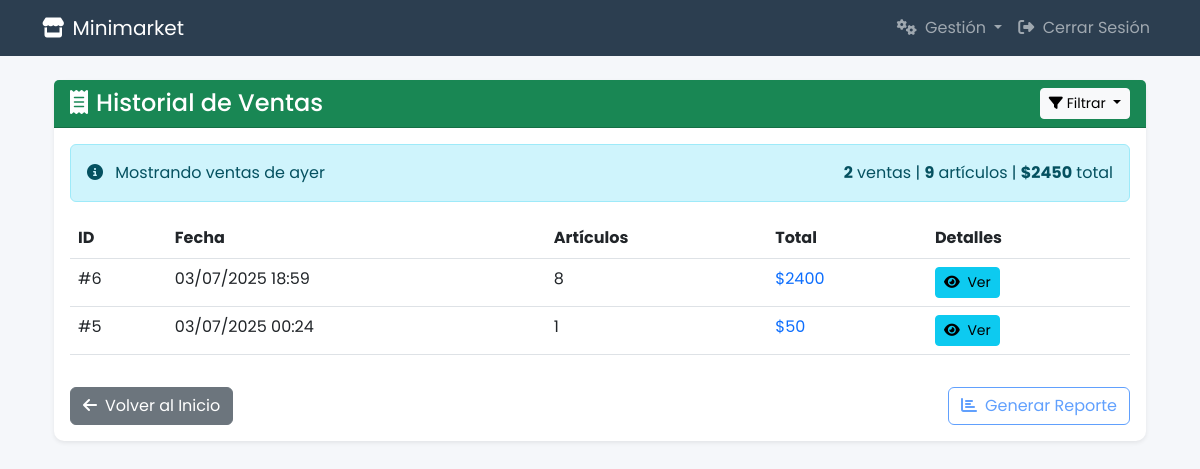
Screenshot of /historial/?dia=ayer (signed in) with the database file from the repository.
### Tienda/models.py (models this page shows, shortened)
class Venta(models.Model):
    empleado = models.ForeignKey(User, on_delete=models.PROTECT)
    fecha = models.DateTimeField(auto_now_add=True)
    total = models.PositiveIntegerField(default=0)
    cantidad_articulos = models.PositiveIntegerField(default=0)

### Tienda/views/sale_views.py (the view)
# urls.py: path('historial/', sale_views.historial_ventas, name='historial'),
@login_required
def historial_ventas(request):
    fecha_inicio = request.GET.get('fecha_inicio')
    fecha_fin = request.GET.get('fecha_fin')
    filtro_dia = request.GET.get('dia')
    ventas = Venta.objects.filter(empleado=request.user).order_by('-fecha')
    if fecha_inicio and fecha_fin:
        try:
            fecha_inicio = datetime.strptime(fecha_inicio, '%Y-%m-%d').date()
            fecha_fin = datetime.strptime(fecha_fin, '%Y-%m-%d').date() + timedelta(days=1)
            ventas = ventas.filter(fecha__range=[fecha_inicio, fecha_fin])
        except ValueError:
            messages.error(request, "Formato de fecha incorrecto. Use YYYY-MM-DD")
    elif filtro_dia:
        if filtro_dia == 'hoy':
            hoy = timezone.now().date()
            ventas = ventas.filter(fecha__date=hoy)
        elif filtro_dia == 'ayer':
            ayer = timezone.now().date() - timedelta(days=1)
            ventas = ventas.filter(fecha__date=ayer)
        elif filtro_dia == 'semana':
            semana_pasada = timezone.now().date() - timedelta(days=7)
            ventas = ventas.filter(fecha__date__gte=semana_pasada)
    ventas_con_detalles = []
    for venta in ventas:
        detalles = DetalleVenta.objects.filter(venta=venta).select_related('producto')
        ventas_con_detalles.append({
            'venta': venta,
            'detalles': detalles
        })
    total_ventas = sum(venta.total for venta in ventas)
    total_articulos = sum(venta.cantidad_articulos for venta in ventas)
    context = {
        'ventas_con_detalles': ventas_con_detalles,
        'total_ventas': total_ventas,
        'total_articulos': total_articulos,
        'fecha_inicio': fecha_inicio.strftime('%Y-%m-%d') if fecha_inicio else '',
        'fecha_fin': (datetime.strptime(fecha_fin, '%Y-%m-%d').date() - timedelta(days=1)).strftime('%Y-%m-%d') if fecha_fin else '',
        'filtro_dia': filtro_dia
    }
    return render(request, 'Tienda/historial.html', context)

### Tienda/templates/Tienda/historial.html (shortened to what this page needs)
{% extends 'Tienda/base_layout.html' %}
{% block content %}
<div class="container mt-4">
    <div class="row">
        <div class="col-lg-12 mb-4">
            <div class="card border-0 shadow-sm">
                <div class="card-header bg-success text-white">
                    <div class="d-flex justify-content-between align-items-center">
                        <h4 class="mb-0"><i class="fas fa-receipt me-2"></i>Historial de Ventas</h4>
                        <div class="dropdown">
                            <button class="btn btn-light btn-sm dropdown-toggle" type="button" id="dropdownMenuButton" data-bs-toggle="dropdown" aria-expanded="false">
                                <i class="fas fa-filter me-1"></i>Filtrar
                            </button>
                        </div>
                    </div>
                </div>
                <div class="card-body">
                    <div class="alert alert-info d-flex justify-content-between">
                        <div>
                            <i class="fas fa-info-circle me-2"></i>
                            {% if filtro_dia == 'hoy' %}
                                Mostrando ventas de hoy
                            {% elif filtro_dia == 'ayer' %}
                                Mostrando ventas de ayer
                            {% elif filtro_dia == 'semana' %}
                                Mostrando ventas de los últimos 7 días
                            {% elif fecha_inicio and fecha_fin %}
                                Mostrando ventas desde {{ fecha_inicio }} hasta {{ fecha_fin }}
                            {% else %}
                                Mostrando todas las ventas
                            {% endif %}
                        </div>
                        <div>
                            <strong>{{ ventas_con_detalles|length }}</strong> ventas |
                            <strong>{{ total_articulos }}</strong> artículos |
                            <strong>${{ total_ventas }}</strong> total
                        </div>
                    </div>
                    {% if ventas_con_detalles %}
                    <div class="table-responsive">
                        <table class="table table-hover">
                            <thead>
                                <tr>
                                    <th>ID</th>
                                    <th>Fecha</th>
                                    <th>Artículos</th>
                                    <th>Total</th>
                                    <th>Detalles</th>
                                </tr>
                            </thead>
                            <tbody>
                                {% for venta_data in ventas_con_detalles %}
                                {% with venta=venta_data.venta detalles=venta_data.detalles %}
                                <tr>
                                    <td>#{{ venta.id }}</td>
                                    <td>{{ venta.fecha|date:"d/m/Y H:i" }}</td>
                                    <td>{{ venta.cantidad_articulos }}</td>
                                    <td class="text-primary">${{ venta.total }}</td>
                                    <td>
                                        <button class="btn btn-sm btn-info" data-bs-toggle="collapse" data-bs-target="#detalles-{{ venta.id }}">
                                            <i class="fas fa-eye me-1"></i> Ver
                                        </button>
                                    </td>
                                </tr>
                                {% endwith %}
                                {% endfor %}
                            </tbody>
                        </table>
                    </div>
                    {% else %}
                    <div class="alert alert-warning">
                        <i class="fas fa-exclamation-triangle me-2"></i>
                        No se encontraron ventas con los filtros seleccionados.
                    </div>
                    {% endif %}
                    <div class="d-flex justify-content-between mt-3">
                        <a href="{% url 'home' %}" class="btn btn-secondary">
                            <i class="fas fa-arrow-left me-2"></i>Volver al Inicio
                        </a>
                        <div class="btn-group">
                            <button class="btn btn-outline-primary" disabled>
                                <i class="fas fa-chart-bar me-2"></i>Generar Reporte
                            </button>
                        </div>
                    </div>
                </div>
            </div>
        </div>
    </div>
</div>
{% endblock %}

### Tienda/templates/Tienda/base_layout.html (style rules this page uses)
:root { --primary-color: #2c3e50; --secondary-color: #3498db; --accent-color: #e74c3c; }
body { font-family: 'Poppins', sans-serif; background-color: #f5f7fa; }
.card { border-radius: 10px; box-shadow: 0 5px 15px rgba(0, 0, 0, 0.05); }
.card-header { background-color: var(--primary-color); border-radius: 10px 10px 0 0; }

### rows the page displays
Venta: venta.id "6", venta.fecha "03/07/2025 18:59", venta.cantidad_articulos "8", venta.total "2400"
Venta: venta.id "5", venta.fecha "03/07/2025 00:24", venta.cantidad_articulos "1", venta.total "50"

### other values shown
{{ ventas_con_detalles|length }} "2"
{{ total_articulos }} "9"
{{ total_ventas }} "2450"
